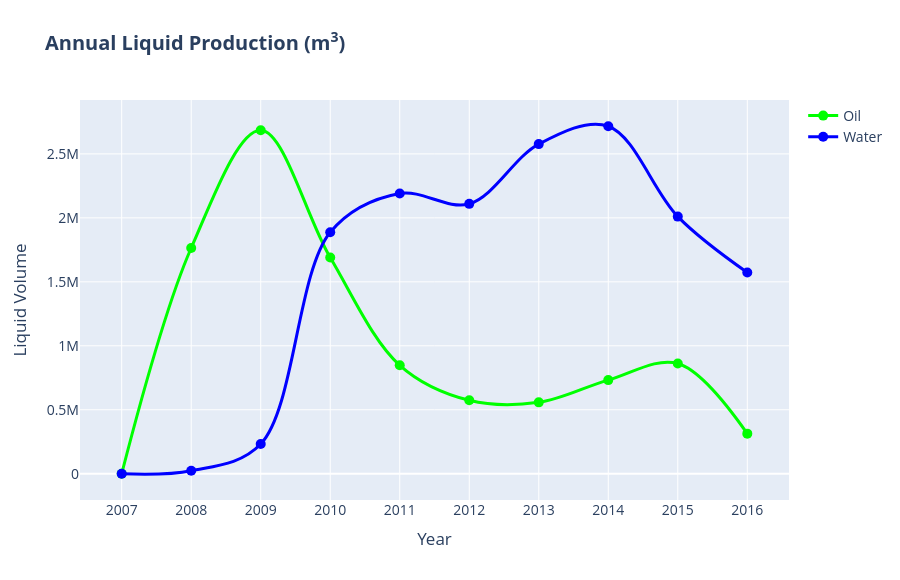

Source (notebook cell):
### Markdown cell above
### Observations

- Hydrocarbon production began in **2008**
- There was a peak in production in **2009**, followed by a continuous decline until **2013**
- The graphs show a slight increase in production between **2014** and **2015**
- The field was abandoned in **2016**

### Question

- What can justify the sudden decline in production after **2009**?

### Code cell
layout = go.Layout(
    title="<b>Annual Liquid Production (m<sup>3</sup>)</b>",
    xaxis=dict(
        title="Year",
        tickmode="array",
        tickvals=annual_production_df["YEAR"]
    ),
    yaxis=dict(
        title="Liquid Volume",
        hoverformat=",.0f"
    ),
    hovermode="x unified",
    font_size=14,
    width=900,
    height=580
)

trace1 = go.Scatter(
    x=annual_production_df["YEAR"],
    y=annual_production_df["OIL"],
    line=dict(color="lime", shape="spline", width=3),
    marker_size=10,
    name="Oil"
)

trace2 = go.Scatter(
    x=annual_production_df["YEAR"],
    y=annual_production_df["WATER"],
    line=dict(color="blue", shape="spline", width=3),
    marker_size=10,
    name="Water"
)

go.Figure(data=[trace1, trace2], layout=layout)

### Figure 1 — Plotly figure (JSON) as saved in the notebook; plotly's stock layout.template omitted (floating-point values rounded to 4 significant figures)
{"data": [{"line": {"color": "lime", "shape": "spline", "width": 3}, "marker": {"size": 10}, "name": "Oil", "type": "scatter", "x": [2007, 2008, 2009, 2010, 2011, 2012, 2013, 2014, 2015, 2016], "y": [0.0, 1764000.0, 2684000.0, 1690000.0, 848000.0, 574200.0, 558000.0, 732000.0, 861700.0, 313400.0]}, {"line": {"color": "blue", "shape": "spline", "width": 3}, "marker": {"size": 10}, "name": "Water", "type": "scatter", "x": [2007, 2008, 2009, 2010, 2011, 2012, 2013, 2014, 2015, 2016], "y": [0.0, 23510.0, 232100.0, 1888000.0, 2191000.0, 2110000.0, 2576000.0, 2716000.0, 2010000.0, 1573000.0]}], "layout": {"font": {"size": 14}, "height": 580, "hovermode": "x unified", "title": {"text": "<b>Annual Liquid Production (m<sup>3</sup>)</b>"}, "width": 900, "xaxis": {"tickmode": "array", "tickvals": [2007, 2008, 2009, 2010, 2011, 2012, 2013, 2014, 2015, 2016], "title": {"text": "Year"}}, "yaxis": {"hoverformat": ",.0f", "title": {"text": "Liquid Volume"}}}}
